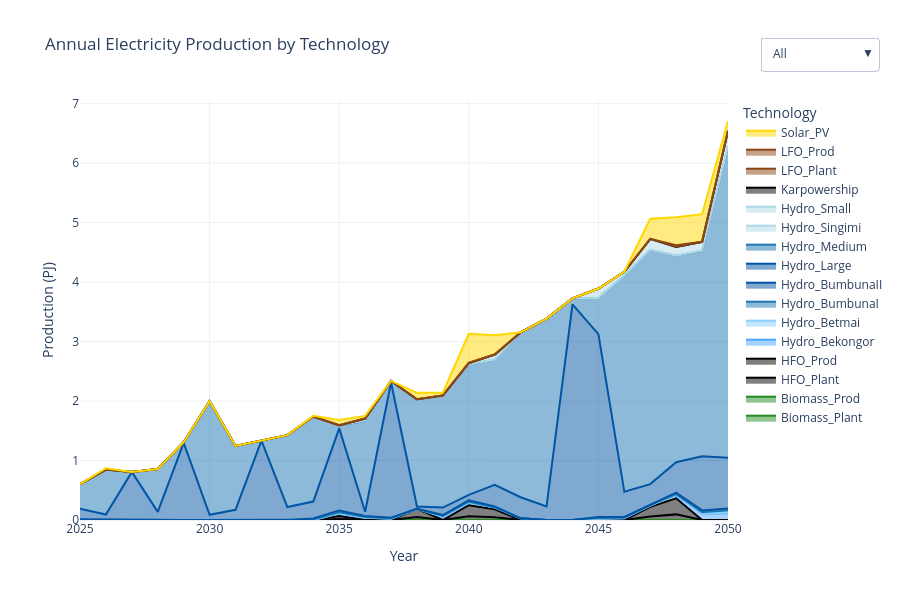

Here is the notebook cell this chart was saved with:
### Markdown cell above
### Total Annual Production by Technology

### Code cell
import pandas as pd
import plotly.graph_objects as go

# === Load technology color mapping ===
with open("tech_colors.json") as f:
    tech_colors = json.load(f)

# === Load and rename production data ===
df_prod = pd.read_csv(res_dir / "ProductionByTechnologyAnnual.csv")
df_prod.rename(columns={
    "t": "TECHNOLOGY",
    "y": "YEAR",
    "ProductionByTechnologyAnnual": "VALUE"
}, inplace=True)

# === Pivot for area plot ===
df_pivot = df_prod.pivot_table(index="YEAR", columns="TECHNOLOGY", values="VALUE", aggfunc="sum")
years = df_pivot.index.tolist()

# === Create figure ===
fig = go.Figure()
trace_names = []

# Add one stacked area trace per technology
for tech in df_pivot.columns:
    trace_names.append(tech)
    fig.add_trace(go.Scatter(
        x=years,
        y=df_pivot[tech].fillna(0),
        mode='lines',
        stackgroup='one',
        name=tech,
        line=dict(color=tech_colors.get(tech, "#D3D3D3")),  # Use consistent color or fallback
        hovertemplate=f"{tech}<br>Year: %{{x}}<br>Production: %{{y:.2f}} PJ"
    ))

# === Dropdown visibility controls ===
visible_all = [True] * len(trace_names)
visible_none = [False] * len(trace_names)
visible_no_prod = [not tech.endswith("_Prod") for tech in trace_names]

# === Layout and interactivity ===
fig.update_layout(
    title="Annual Electricity Production by Technology",
    xaxis_title="Year",
    yaxis_title="Production (PJ)",
    template="plotly_white",
    legend_title="Technology",
    height=600,
    hovermode="x unified",
    updatemenus=[
        {
            "buttons": [
                {"label": "All", "method": "update", "args": [{"visible": visible_all}]},
                {"label": "None", "method": "update", "args": [{"visible": visible_none}]},
                {"label": "Exclude _Prod", "method": "update", "args": [{"visible": visible_no_prod}]}
            ],
            "direction": "down",
            "showactive": True,
            "x": 1.05,
            "xanchor": "left",
            "y": 1.15,
            "yanchor": "top"
        }
    ]
)

# Show plot
try:
    fig.show()
except ValueError:
    print("🔁 Fallback to browser due to rendering issue.")
    fig.show(renderer="browser")

### Figure 1 — Plotly figure (JSON) as saved in the notebook; plotly's stock layout.template omitted (floating-point values rounded to 4 significant figures)
{"data": [{"hovertemplate": "Biomass_Plant<br>Year: %{x}<br>Production: %{y:.2f} PJ", "line": {"color": "#228B22"}, "mode": "lines", "name": "Biomass_Plant", "stackgroup": "one", "type": "scatter", "x": [2025, 2026, 2027, 2028, 2029, 2030, 2031, 2032, 2033, 2034, 2035, 2036, 2037, 2038, 2039, 2040, 2041, 2042, 2043, 2044, 2045, 2046, 2047, 2048, 2049, 2050], "y": [0.0, 0.0, 0.0, 0.0, 0.0, 0.0, 0.0, 0.0, 0.0, 0.0, 0.0, 0.0, 0.0, 0.0, 0.0, 0.0, 0.0, 0.0, 0.0, 0.0, 0.0, 0.0, 0.0, 0.0, 0.0, 0.0]}, {"hovertemplate": "Biomass_Prod<br>Year: %{x}<br>Production: %{y:.2f} PJ", "line": {"color": "#228B22"}, "mode": "lines", "name": "Biomass_Prod", "stackgroup": "one", "type": "scatter", "x": [2025, 2026, 2027, 2028, 2029, 2030, 2031, 2032, 2033, 2034, 2035, 2036, 2037, 2038, 2039, 2040, 2041, 2042, 2043, 2044, 2045, 2046, 2047, 2048, 2049, 2050], "y": [0.0, 0.0, 0.0, 0.0, 0.0, 0.0, 0.0, 0.0, 0.0, 0.0, 0.0, 0.0, 0.0, 0.0, 0.0, 0.0, 0.0, 0.0, 0.0, 0.0, 0.0, 0.0, 0.0, 0.0, 0.0, 0.0]}, {"hovertemplate": "HFO_Plant<br>Year: %{x}<br>Production: %{y:.2f} PJ", "line": {"color": "#000000"}, "mode": "lines", "name": "HFO_Plant", "stackgroup": "one", "type": "scatter", "x": [2025, 2026, 2027, 2028, 2029, 2030, 2031, 2032, 2033, 2034, 2035, 2036, 2037, 2038, 2039, 2040, 2041, 2042, 2043, 2044, 2045, 2046, 2047, 2048, 2049, 2050], "y": [0.0, 0.0, 0.0, 0.0, 0.0, 0.0, 0.0, 0.0, 0.0, 0.0, 0.01775, 0.0, 0.0, 0.04851, 0.0, 0.06453, 0.04656, 0.0, 0.0, 0.0, 0.0, 0.0, 0.05755, 0.0945, 0.0, 0.0]}, {"hovertemplate": "HFO_Prod<br>Year: %{x}<br>Production: %{y:.2f} PJ", "line": {"color": "#000000"}, "mode": "lines", "name": "HFO_Prod", "stackgroup": "one", "type": "scatter", "x": [2025, 2026, 2027, 2028, 2029, 2030, 2031, 2032, 2033, 2034, 2035, 2036, 2037, 2038, 2039, 2040, 2041, 2042, 2043, 2044, 2045, 2046, 2047, 2048, 2049, 2050], "y": [0.0, 0.0, 0.0, 0.0, 0.0, 0.0, 0.0, 0.0, 0.0, 0.0, 0.05071, 0.0, 0.0, 0.1386, 0.0, 0.1844, 0.133, 0.0, 0.0, 0.0, 0.0, 0.0, 0.1644, 0.27, 0.0, 0.0]}, {"hovertemplate": "Hydro_Bekongor<br>Year: %{x}<br>Production: %{y:.2f} PJ", "line": {"color": "#4da6ff"}, "mode": "lines", "name": "Hydro_Bekongor", "stackgroup": "one", "type": "scatter", "x": [2025, 2026, 2027, 2028, 2029, 2030, 2031, 2032, 2033, 2034, 2035, 2036, 2037, 2038, 2039, 2040, 2041, 2042, 2043, 2044, 2045, 2046, 2047, 2048, 2049, 2050], "y": [0.0, 0.0, 0.0, 0.0, 0.0, 0.0, 0.0, 0.0, 0.0, 0.0, 0.04142, 0.03742, 0.0206, 0.001682, 0.0525, 0.04289, 0.03106, 0.0276, 0.0, 0.001254, 0.0206, 0.02804, 0.02018, 0.05676, 0.1036, 0.1137]}, {"hovertemplate": "Hydro_Betmai<br>Year: %{x}<br>Production: %{y:.2f} PJ", "line": {"color": "#87CEFA"}, "mode": "lines", "name": "Hydro_Betmai", "stackgroup": "one", "type": "scatter", "x": [2025, 2026, 2027, 2028, 2029, 2030, 2031, 2032, 2033, 2034, 2035, 2036, 2037, 2038, 2039, 2040, 2041, 2042, 2043, 2044, 2045, 2046, 2047, 2048, 2049, 2050], "y": [0.0, 0.0, 0.0, 0.0, 0.0, 0.0, 0.0, 0.0, 0.0, 0.001561, 0.001987, 0.003051, 0.001064, 0.0002129, 0.001809, 0.002696, 0.0003548, 0.0, 0.0, 0.0, 0.001419, 0.001171, 0.001419, 0.002874, 0.006138, 0.008976]}, {"hovertemplate": "Hydro_BumbunaI<br>Year: %{x}<br>Production: %{y:.2f} PJ", "line": {"color": "#1f77b4"}, "mode": "lines", "name": "Hydro_BumbunaI", "stackgroup": "one", "type": "scatter", "x": [2025, 2026, 2027, 2028, 2029, 2030, 2031, 2032, 2033, 2034, 2035, 2036, 2037, 2038, 2039, 2040, 2041, 2042, 2043, 2044, 2045, 2046, 2047, 2048, 2049, 2050], "y": [0.007621, 0.003022, 0.0, 0.0, 0.0, 0.0, 0.0, 0.0, 0.0, 0.00749, 0.01721, 0.01183, 0.008648, 0.000657, 0.01222, 0.01367, 0.004862, 0.0, 0.0, 0.0, 0.0113, 0.008278, 0.005519, 0.01183, 0.01886, 0.03916]}, {"hovertemplate": "Hydro_BumbunaII<br>Year: %{x}<br>Production: %{y:.2f} PJ", "line": {"color": "#0055A4"}, "mode": "lines", "name": "Hydro_BumbunaII", "stackgroup": "one", "type": "scatter", "x": [2025, 2026, 2027, 2028, 2029, 2030, 2031, 2032, 2033, 2034, 2035, 2036, 2037, 2038, 2039, 2040, 2041, 2042, 2043, 2044, 2045, 2046, 2047, 2048, 2049, 2050], "y": [0.0, 0.0, 0.0, 0.0, 0.0, 0.0, 0.0, 0.0, 0.0, 0.01691, 0.03213, 0.01654, 0.009583, 0.0007516, 0.01635, 0.02443, 0.01015, 0.0, 0.0, 0.0, 0.01503, 0.01278, 0.009019, 0.02518, 0.03251, 0.03334]}, {"hovertemplate": "Hydro_Large<br>Year: %{x}<br>Production: %{y:.2f} PJ", "line": {"color": "#0055A4"}, "mode": "lines", "name": "Hydro_Large", "stackgroup": "one", "type": "scatter", "x": [2025, 2026, 2027, 2028, 2029, 2030, 2031, 2032, 2033, 2034, 2035, 2036, 2037, 2038, 2039, 2040, 2041, 2042, 2043, 2044, 2045, 2046, 2047, 2048, 2049, 2050], "y": [0.1798, 0.08888, 0.807, 0.1371, 1.298, 0.08668, 0.1718, 1.334, 0.2181, 0.2834, 1.379, 0.06928, 2.271, 0.0372, 0.1266, 0.09116, 0.366, 0.3554, 0.2292, 3.624, 3.077, 0.4264, 0.3455, 0.5108, 0.9121, 0.8503]}, {"hovertemplate": "Hydro_Medium<br>Year: %{x}<br>Production: %{y:.2f} PJ", "line": {"color": "#1f77b4"}, "mode": "lines", "name": "Hydro_Medium", "stackgroup": "one", "type": "scatter", "x": [2025, 2026, 2027, 2028, 2029, 2030, 2031, 2032, 2033, 2034, 2035, 2036, 2037, 2038, 2039, 2040, 2041, 2042, 2043, 2044, 2045, 2046, 2047, 2048, 2049, 2050], "y": [0.4136, 0.7569, 0.0, 0.7199, 0.01053, 1.911, 1.074, 0.0, 1.209, 1.429, 0.04992, 1.531, 0.01951, 1.799, 1.884, 2.193, 2.106, 2.773, 3.156, 0.1019, 0.6064, 3.637, 3.939, 3.471, 3.452, 5.231]}, {"hovertemplate": "Hydro_Singimi<br>Year: %{x}<br>Production: %{y:.2f} PJ", "line": {"color": "#ADD8E6"}, "mode": "lines", "name": "Hydro_Singimi", "stackgroup": "one", "type": "scatter", "x": [2025, 2026, 2027, 2028, 2029, 2030, 2031, 2032, 2033, 2034, 2035, 2036, 2037, 2038, 2039, 2040, 2041, 2042, 2043, 2044, 2045, 2046, 2047, 2048, 2049, 2050], "y": [0.0, 0.0, 0.0, 0.0, 0.0, 0.0, 0.0, 0.0, 0.0, 0.001582, 0.003293, 0.002833, 0.0005703, 0.0002208, 0.001435, 0.002943, 0.0008462, 0.0, 0.0, 0.0, 0.001803, 0.001122, 0.001472, 0.00184, 0.003845, 0.003937]}, {"hovertemplate": "Hydro_Small<br>Year: %{x}<br>Production: %{y:.2f} PJ", "line": {"color": "#ADD8E6"}, "mode": "lines", "name": "Hydro_Small", "stackgroup": "one", "type": "scatter", "x": [2025, 2026, 2027, 2028, 2029, 2030, 2031, 2032, 2033, 2034, 2035, 2036, 2037, 2038, 2039, 2040, 2041, 2042, 2043, 2044, 2045, 2046, 2047, 2048, 2049, 2050], "y": [0.0, 0.0, 0.0, 0.0, 0.0, 0.0, 0.0, 0.0, 0.0, 0.0, 0.0, 0.03392, 0.007413, 0.00318, 0.0, 0.02007, 0.08346, 0.0, 0.0, 0.0, 0.1584, 0.05822, 0.1832, 0.1438, 0.1483, 0.2629]}, {"hovertemplate": "Karpowership<br>Year: %{x}<br>Production: %{y:.2f} PJ", "line": {"color": "#000000"}, "mode": "lines", "name": "Karpowership", "stackgroup": "one", "type": "scatter", "x": [2025, 2026, 2027, 2028, 2029, 2030, 2031, 2032, 2033, 2034, 2035, 2036, 2037, 2038, 2039, 2040, 2041, 2042, 2043, 2044, 2045, 2046, 2047, 2048, 2049, 2050], "y": [0.0, 0.0, 0.0, 0.0, 0.0, 0.0, 0.0, 0.0, 0.0, 0.0, 0.0, 0.0, 0.0, 0.0, 0.0, 0.0, 0.0, 0.0, 0.0, 0.0, 0.0, 0.0, 0.0, 0.0, 0.0, 0.0]}, {"hovertemplate": "LFO_Plant<br>Year: %{x}<br>Production: %{y:.2f} PJ", "line": {"color": "#8B4513"}, "mode": "lines", "name": "LFO_Plant", "stackgroup": "one", "type": "scatter", "x": [2025, 2026, 2027, 2028, 2029, 2030, 2031, 2032, 2033, 2034, 2035, 2036, 2037, 2038, 2039, 2040, 2041, 2042, 2043, 2044, 2045, 2046, 2047, 2048, 2049, 2050], "y": [0.0, 0.0, 0.0, 0.0, 0.0, 0.0, 0.0, 0.0, 0.0, 0.0, 0.0, 0.0, 0.0, 0.0, 0.0, 0.0, 0.0, 0.0, 0.0, 0.0, 0.0, 0.0, 0.0, 0.007624, 0.0, 0.0]}, {"hovertemplate": "LFO_Prod<br>Year: %{x}<br>Production: %{y:.2f} PJ", "line": {"color": "#8B4513"}, "mode": "lines", "name": "LFO_Prod", "stackgroup": "one", "type": "scatter", "x": [2025, 2026, 2027, 2028, 2029, 2030, 2031, 2032, 2033, 2034, 2035, 2036, 2037, 2038, 2039, 2040, 2041, 2042, 2043, 2044, 2045, 2046, 2047, 2048, 2049, 2050], "y": [0.0, 0.0, 0.0, 0.0, 0.0, 0.0, 0.0, 0.0, 0.0, 0.0, 0.0, 0.0, 0.0, 0.0, 0.0, 0.0, 0.0, 0.0, 0.0, 0.0, 0.0, 0.0, 0.0, 0.02178, 0.0, 0.0]}, {"hovertemplate": "Solar_PV<br>Year: %{x}<br>Production: %{y:.2f} PJ", "line": {"color": "#FFD700"}, "mode": "lines", "name": "Solar_PV", "stackgroup": "one", "type": "scatter", "x": [2025, 2026, 2027, 2028, 2029, 2030, 2031, 2032, 2033, 2034, 2035, 2036, 2037, 2038, 2039, 2040, 2041, 2042, 2043, 2044, 2045, 2046, 2047, 2048, 2049, 2050], "y": [0.0, 0.02217, 0.0, 0.0, 0.0, 0.0, 0.0, 0.0, 0.0, 0.01087, 0.08745, 0.04462, 0.0, 0.1087, 0.04609, 0.4907, 0.3245, 0.0, 0.0, 0.0, 0.0, 0.0, 0.3394, 0.471, 0.4645, 0.1647]}], "layout": {"height": 600, "hovermode": "x unified", "legend": {"title": {"text": "Technology"}}, "title": {"text": "Annual Electricity Production by Technology"}, "updatemenus": [{"buttons": [{"args": [{"visible": [true, true, true, true, true, true, true, true, true, true, true, true, true, true, true, true]}], "label": "All", "method": "update"}, {"args": [{"visible": [false, false, false, false, false, false, false, false, false, false, false, false, false, false, false, false]}], "label": "None", "method": "update"}, {"args": [{"visible": [true, false, true, false, true, true, true, true, true, true, true, true, true, true, false, true]}], "label": "Exclude _Prod", "method": "update"}], "direction": "down", "showactive": true, "x": 1.05, "xanchor": "left", "y": 1.15, "yanchor": "top"}], "xaxis": {"title": {"text": "Year"}}, "yaxis": {"title": {"text": "Production (PJ)"}}}}
